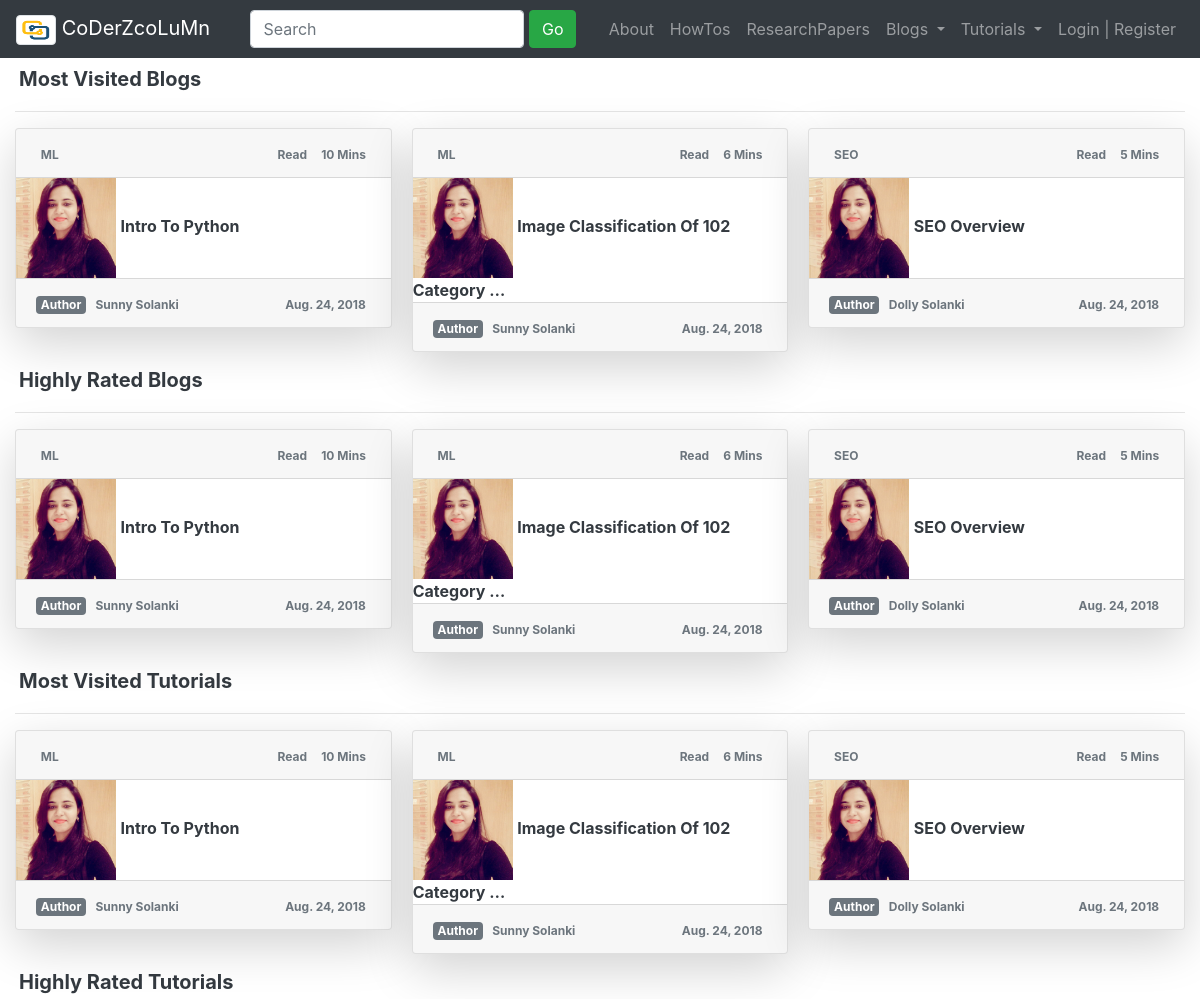
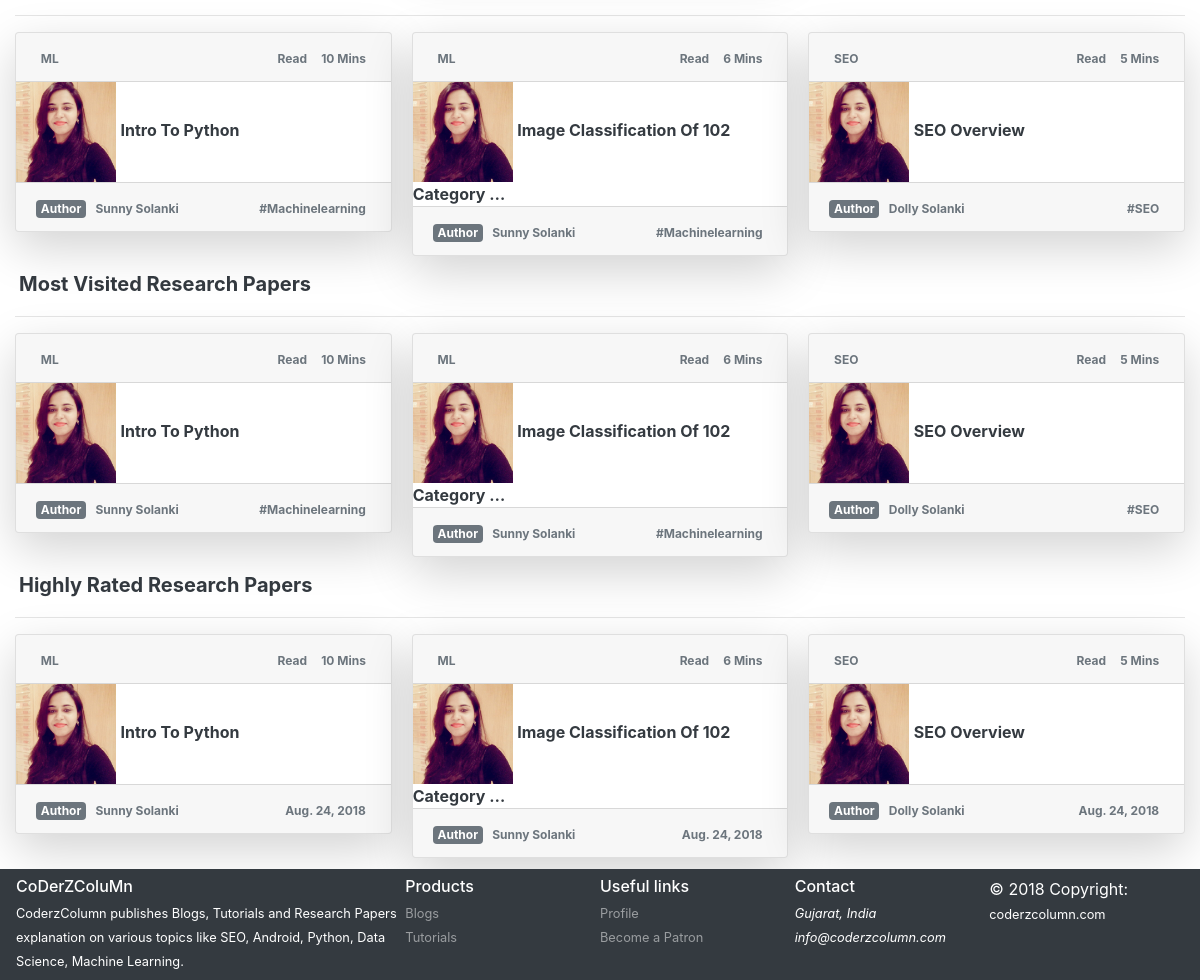
The page / on the database its author committed (2 pictures, top to bottom).
### blogs/models.py (models this page shows, shortened)
class Blogs(models.Model):
    author = models.ForeignKey(Author, on_delete=models.CASCADE)
    blog_id = models.AutoField(auto_created=True, primary_key=True, serialize=False, verbose_name='BLOG_ID')
    title = models.CharField(max_length=500)
    category = models.CharField(max_length=50)
    created_on = models.DateTimeField(default=datetime.datetime.now)
    updated_on = models.DateTimeField(default=datetime.datetime.now)
    likes = models.IntegerField()
    dislikes = models.IntegerField()
    time_to_read = models.IntegerField(default=0)
    tags = models.CharField(max_length=500)

class Author(models.Model):
    author_id = models.AutoField(auto_created=True, primary_key=True, serialize=False, verbose_name='AUTHOR_ID')
    nick_name = models.CharField(max_length=50)
    email = models.EmailField(max_length=50)
    intro = models.CharField(max_length=200)
    about = models.CharField(max_length=1000)
    can_blog = models.BooleanField(default=False)
    def __str__(self):
        return self.nick_name

### blogs/views.py (the view)
# urls.py: path('', views.index, name='home'),
def index(request):
    blogs = Blogs.objects.all()
    username = get_user(request)
    username = username if username.is_authenticated else None
    return render(request, 'blogs/home.html', {'username': username, 'blogs': blogs[:3]})

### blogs/templates/blogs/home.html (shortened to what this page needs)
{% extends 'blogs/base.html' %}
{% block body %}
<div class="text-capitalize text-muted" style="margin-top:63px;margin-bottom:110px;margin-left:15px;margin-right:15px;">
    <h5 class="p-1 text-dark"><b>Most Visited Blogs</b></h5>
    <hr/>
    <div class="card-columns">
        {% for blog in blogs %}
            <div class="card shadow-lg rounded">
                <div class="card-header">
                    <span class="badge">{{ blog.category }}</span>
                    <span class="float-right">
                        <span class="badge">Read </span>
                        <span class="badge">{{ blog.time_to_read }} mins</span>
                    </span>
                </div>
                <div class="card-body p-0 m-0">
                    <img class="" src="../static/blogs/images/dolly solanki.jpg" class="img-thumbnail" alt="" style="height:100px;width:100px;"/>
                    <a class="card-link text-dark font-weight-bold" href="/blogs/{{ blog.category }}/{{ blog.blog_id }}" title="{{blog.title}}">
                        {{ blog.title|truncatechars:38 }}
                    </a>
                </div>
                <div class="card-footer">
                        <span class="badge badge-secondary">Author </span>
                        <span class="badge">{{ blog.author }}</span>
                    <span class="float-right"><span class="badge">{{ blog.created_on.date }}</span></span>
                </div>
            </div>
        {% endfor %}
    </div>
    <h5 class="p-1 text-dark"><b>Highly Rated Blogs</b></h5>
    <hr/>
    <div class="card-columns">
        {% for blog in blogs %}
            <div class="card shadow-lg rounded">
                <div class="card-header">
                    <span class="badge">{{ blog.category }}</span>
                    <span class="float-right">
                        <span class="badge">Read </span>
                        <span class="badge">{{ blog.time_to_read }} mins</span>
                    </span>
                </div>
                <div class="card-body p-0 m-0">
                    <img class="" src="../static/blogs/images/dolly solanki.jpg" class="img-thumbnail" alt="" style="height:100px;width:100px;"/>
                    <a class="card-link text-dark font-weight-bold" href="/blogs/{{ blog.category }}/{{ blog.blog_id }}" title="{{blog.title}}">
                        {{ blog.title|truncatechars:38 }}
                    </a>
                </div>
                <div class="card-footer">
                        <span class="badge badge-secondary">Author </span>
                        <span class="badge">{{ blog.author }}</span>
                    <span class="float-right"><span class="badge">{{ blog.created_on.date }}</span></span>
                </div>
            </div>
        {% endfor %}
    </div>
    <h5 class="p-1 text-dark"><b>Most Visited Tutorials</b></h5>
    <hr/>
    <div class="card-columns">
        {% for blog in blogs %}
            <div class="card shadow-lg rounded">
                <div class="card-header">
                    <span class="badge">{{ blog.category }}</span>
                    <span class="float-right">
                        <span class="badge">Read </span>
                        <span class="badge">{{ blog.time_to_read }} mins</span>
                    </span>
                </div>
                <div class="card-body p-0 m-0">
                    <img class="" src="../static/blogs/images/dolly solanki.jpg" class="img-thumbnail" alt="" style="height:100px;width:100px;"/>
                    <a class="card-link text-dark font-weight-bold" href="/blogs/{{ blog.category }}/{{ blog.blog_id }}" title="{{blog.title}}">
                        {{ blog.title|truncatechars:38 }}
                    </a>
                </div>
                <div class="card-footer">
                        <span class="badge badge-secondary">Author </span>
                        <span class="badge">{{ blog.author }}</span>
                    <span class="float-right"><span class="badge">{{ blog.created_on.date }}</span></span>
                </div>
            </div>
        {% endfor %}
    </div>
    <h5 class="p-1 text-dark"><b>Highly Rated Tutorials</b></h5>
    <hr/>
    <div class="card-columns">
        {% for blog in blogs %}
            <div class="card shadow-lg rounded">
                <div class="card-header">
                    <span class="badge">{{ blog.category }}</span>
                    <span class="float-right">
                        <span class="badge">Read </span>
                        <span class="badge">{{ blog.time_to_read }} mins</span>
                    </span>
                </div>
                <div class="card-body p-0 m-0">
                    <img class="" src="../static/blogs/images/dolly solanki.jpg" class="img-thumbnail" alt="" style="height:100px;width:100px;"/>
                    <a class="card-link text-dark font-weight-bold" href="/blogs/{{ blog.category }}/{{ blog.blog_id }}" title="{{blog.title}}">
                        {{ blog.title|truncatechars:38 }}
                    </a>
                </div>
                <div class="card-footer">
                        <span class="badge badge-secondary">Author </span>
                        <span class="badge">{{ blog.author }}</span>
                    <span class="float-right"><span class="badge">{{ blog.tags }}</span></span>
                </div>
            </div>
        {% endfor %}
    </div>
    <h5 class="p-1 text-dark"><b>Most Visited Research Papers</b></h5>
    <hr/>
    <div class="card-columns">
        {% for blog in blogs %}
            <div class="card shadow-lg rounded">
                <div class="card-header">
                    <span class="badge">{{ blog.category }}</span>
                    <span class="float-right">
                        <span class="badge">Read </span>
                        <span class="badge">{{ blog.time_to_read }} mins</span>
                    </span>
                </div>
                <div class="card-body p-0 m-0">
                    <img class="" src="../static/blogs/images/dolly solanki.jpg" class="img-thumbnail" alt="" style="height:100px;width:100px;"/>
                    <a class="card-link text-dark font-weight-bold" href="/blogs/{{ blog.category }}/{{ blog.blog_id }}" title="{{blog.title}}">
                        {{ blog.title|truncatechars:38 }}
                    </a>
                </div>
                <div class="card-footer">
                        <span class="badge badge-secondary">Author </span>
                        <span class="badge">{{ blog.author }}</span>
                    <span class="float-right"><span class="badge">{{ blog.tags }}</span></span>
                </div>
            </div>
        {% endfor %}
    </div>
    <h5 class="p-1 text-dark"><b>Highly Rated Research Papers</b></h5>
    <hr/>
    <div class="card-columns">
        {% for blog in blogs %}
            <div class="card shadow-lg rounded">
                <div class="card-header">
                    <span class="badge">{{ blog.category }}</span>
                    <span class="float-right">
                        <span class="badge">Read </span>
                        <span class="badge">{{ blog.time_to_read }} mins</span>
                    </span>
                </div>
                <div class="card-body p-0 m-0">
                    <img class="" src="../static/blogs/images/dolly solanki.jpg" class="img-thumbnail" alt="" style="height:100px;width:100px;"/>
                    <a class="card-link text-dark font-weight-bold" href="/blogs/{{ blog.category }}/{{ blog.blog_id }}" title="{{blog.title}}">
                        {{ blog.title|truncatechars:38 }}
                    </a>
                </div>
                <div class="card-footer">
                        <span class="badge badge-secondary">Author </span>
                        <span class="badge">{{ blog.author }}</span>
                    <span class="float-right"><span class="badge">{{ blog.created_on.date }}</span></span>
                </div>
            </div>
        {% endfor %}
    </div>
</div>
{% endblock %}

### rows shown on the page
Blogs: category "ML", time_to_read "10", title "Intro To Python", author "Sunny Solanki", created_on "Aug. 24, 2018", tags "#machinelearning"
Blogs: category "ML", time_to_read "6", title "Image Classification Of 102 Category …", author "Sunny Solanki", created_on "Aug. 24, 2018", tags "#machinelearning"
Blogs: category "SEO", time_to_read "5", title "SEO Overview", author "Dolly Solanki", created_on "Aug. 24, 2018", tags "#SEO"
